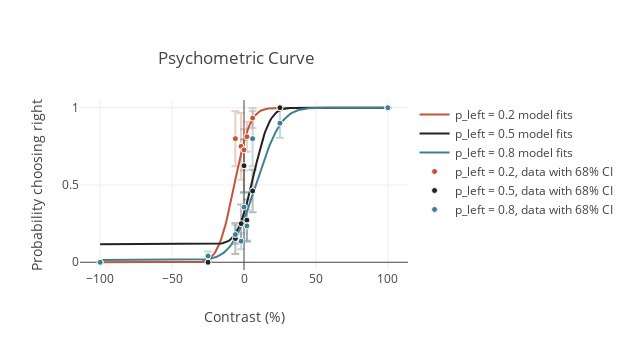

The notebook cell this image was saved under:
### Code cell
subj_uuid = (subject.Subject & 'subject_nickname="IBL_13"').fetch1('subject_uuid')
key = {'subject_uuid': subj_uuid,
   'session_start_time': datetime.datetime(2019, 4, 8, 10, 42, 5)}
sessions = behavior.PsychResultsBlock & key

data_mean = []
data_errorbar = []
data_fit = []
data_text = []

for session in sessions.fetch('KEY'):
    contrasts, prob_right, prob_left, threshold, bias, lapse_low, lapse_high, n_trials, n_trials_right = \
        (sessions & session).fetch1(
            'signed_contrasts', 'prob_choose_right', 'prob_left', 'threshold', 'bias', 
            'lapse_low', 'lapse_high', 'n_trials_stim', 'n_trials_stim_right')
    pars = [bias, threshold, lapse_low, lapse_high]
    contrasts = contrasts * 100
    contrasts_fit = np.arange(-100, 100)
    prob_right_fit = psy.erf_psycho_2gammas(pars, contrasts_fit)
    ci = smp.proportion_confint(
    n_trials_right, n_trials, alpha=0.32, method='normal') - prob_right
    
    curve_color, error_color = putils.get_color(prob_left, 0.3)

    behavior_data = go.Scatter(
        x=contrasts.tolist(),
        y=prob_right.tolist(),
        marker=dict(
            size=6,
            color=curve_color,
            line=dict(
                color='white',
                width=1
            )
        ),
        mode='markers',
        name=f'p_left = {prob_left}, data with 68% CI'
    )
    
    behavior_errorbar = go.Scatter(
        x = contrasts.tolist(),
        y = prob_right.tolist(),
        error_y = dict(
            type='data',
            array=ci[0].tolist(),
            arrayminus=np.negative(ci[1]).tolist(),
            visible=True,
            color=error_color
        ),
        marker=dict(
            size=6,
        ),
        mode='none',
        showlegend=False
    )

    behavior_fit = go.Scatter(
        x=contrasts_fit.tolist(),
        y=prob_right_fit.tolist(),
        name=f'p_left = {prob_left} model fits',
        marker=dict(color=curve_color)
    )
    

    data_mean.append(behavior_data)
    data_errorbar.append(behavior_errorbar)
    data_fit.append(behavior_fit)
    
layout = go.Layout(
    width=630,
    height=350,
    title=dict(
        text='Psychometric Curve',
        x=0.25,
        y=0.85
    ),
    xaxis=dict(
        title='Contrast (%)'), 
    yaxis=dict(
        title='Probability choosing right',
        range=[-0.05, 1.05]),
    template=dict(
        layout=dict(
            plot_bgcolor="white"
        )
    )
)

data = data_errorbar
for element in data_fit:
    data.append(element)

for element in data_mean:
    data.append(element)

fig = go.Figure(data=data, layout=layout)
plotly.offline.iplot(fig)

### Figure 1 — Plotly figure (JSON) as saved in the notebook; plotly's stock layout.template omitted (floating-point values rounded to 4 significant figures; data arrays with more than 128 entries replaced by an {"elided": "..."} marker saying what was removed)
{"data": [{"error_y": {"array": [0, 0, -0.1779, -0.2153, -0.1335, -0.09704, -0.06405, 0, 0], "arrayminus": [0, 0, -0.1779, -0.2153, -0.1335, -0.09704, -0.06405, 0, 0], "color": "rgba(0.7634747047461135, 0.3348456555528834, 0.225892295531744, 0.3)", "type": "data", "visible": true}, "marker": {"size": 6}, "mode": "none", "showlegend": false, "type": "scatter", "x": [-100, -25, -6.0, -2.0, 0, 2.0, 6.0, 25, 100], "y": [0, 0, 0.8, 0.75, 0.7273, 0.8125, 0.9333, 1, 1]}, {"error_y": {"array": [0, 0, -0.09951, -0.1243, -0.1702, -0.1335, -0.1375, 0, 0], "arrayminus": [0, 0, -0.09951, -0.1243, -0.1702, -0.1335, -0.1375, 0, 0], "color": "rgba(0.133, 0.133, 0.133, 0.3)", "type": "data", "visible": true}, "marker": {"size": 6}, "mode": "none", "showlegend": false, "type": "scatter", "x": [-100, -25, -6.0, -2.0, 0, 2.0, 6.0, 25, 100], "y": [0, 0, 0.1538, 0.25, 0.625, 0.2727, 0.4615, 1, 1]}, {"error_y": {"array": [0, -0.02811, -0.06111, -0.05145, -0.09005, -0.1023, -0.1779, -0.09434, 0], "arrayminus": [0, -0.02811, -0.06111, -0.05145, -0.09005, -0.1023, -0.1779, -0.09434, 0], "color": "rgba(0.24715576253545807, 0.49918708160096675, 0.5765599057376697, 0.3)", "type": "data", "visible": true}, "marker": {"size": 6}, "mode": "none", "showlegend": false, "type": "scatter", "x": [-100, -25, -6.0, -2.0, 0, 2.0, 6.0, 25, 100], "y": [0, 0.04082, 0.1795, 0.1364, 0.3571, 0.2353, 0.8, 0.9, 1]}, {"marker": {"color": "rgba(0.7634747047461135, 0.3348456555528834, 0.225892295531744, 1.0)"}, "name": "p_left = 0.2 model fits", "type": "scatter", "x": {"elided": "200 int values"}, "y": {"elided": "200 float values"}}, {"marker": {"color": "rgba(0.133, 0.133, 0.133, 1.0)"}, "name": "p_left = 0.5 model fits", "type": "scatter", "x": {"elided": "200 int values"}, "y": {"elided": "200 float values"}}, {"marker": {"color": "rgba(0.24715576253545807, 0.49918708160096675, 0.5765599057376697, 1.0)"}, "name": "p_left = 0.8 model fits", "type": "scatter", "x": {"elided": "200 int values"}, "y": {"elided": "200 float values"}}, {"marker": {"color": "rgba(0.7634747047461135, 0.3348456555528834, 0.225892295531744, 1.0)", "line": {"color": "white", "width": 1}, "size": 6}, "mode": "markers", "name": "p_left = 0.2, data with 68% CI", "type": "scatter", "x": [-100, -25, -6.0, -2.0, 0, 2.0, 6.0, 25, 100], "y": [0, 0, 0.8, 0.75, 0.7273, 0.8125, 0.9333, 1, 1]}, {"marker": {"color": "rgba(0.133, 0.133, 0.133, 1.0)", "line": {"color": "white", "width": 1}, "size": 6}, "mode": "markers", "name": "p_left = 0.5, data with 68% CI", "type": "scatter", "x": [-100, -25, -6.0, -2.0, 0, 2.0, 6.0, 25, 100], "y": [0, 0, 0.1538, 0.25, 0.625, 0.2727, 0.4615, 1, 1]}, {"marker": {"color": "rgba(0.24715576253545807, 0.49918708160096675, 0.5765599057376697, 1.0)", "line": {"color": "white", "width": 1}, "size": 6}, "mode": "markers", "name": "p_left = 0.8, data with 68% CI", "type": "scatter", "x": [-100, -25, -6.0, -2.0, 0, 2.0, 6.0, 25, 100], "y": [0, 0.04082, 0.1795, 0.1364, 0.3571, 0.2353, 0.8, 0.9, 1]}], "layout": {"height": 350, "title": {"text": "Psychometric Curve", "x": 0.25, "y": 0.85}, "width": 630, "xaxis": {"title": {"text": "Contrast (%)"}}, "yaxis": {"range": [-0.05, 1.05], "title": {"text": "Probability choosing right"}}}}
